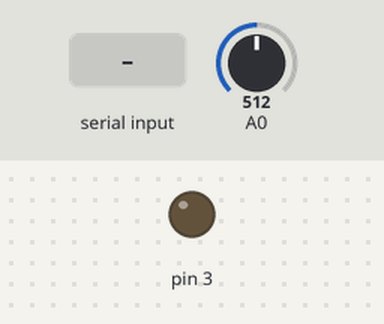
Recording of a sketch running on a simulated Arduino Uno, built with avr-gcc and run on an emulated ATmega328P. Parts: output pins drawn as LEDs (lit = HIGH). Inputs (shaded band) come from the test bench; at power-on: A0 = 512. What the sketch prints to the serial monitor is not drawn.

Above: at 1.2 s.
1.3 s: "1\n" received over Serial
At 1.8 s:
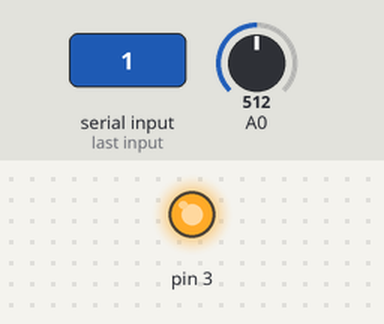
Timing chart, 0 to 4.3 s (numbered marks = the images above; inputs shaded):
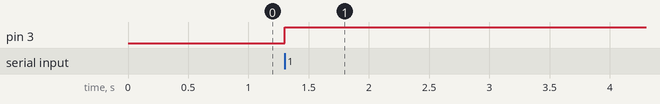

The sketch:

arduino_loopback.ino
```cpp
// (licence header left out)
// arduino_loopback program.

// This program is meant to be paired with the ReliaSolve/Latent program
// test_arduino_latency, available from https://github.com/ReliaSolve/Latent.git

// It prints the analog input from a single analogs as quickly as possible,
// It also lets the program request the setting and clearing of digital output
// pin 3.  By hooking a jumper between the digital output and the analog
// input, you can send a command to change the voltage, then read the voltage
// and see how long it takes to get a change.  This tests the entire pipeline
// through the system, including any delays due to filter on the analog input.

// INPUT: (optional) An ASCII 0 or 1.  A 0
// will cause the digital output to go low (its default state).  A 1 will
// cause it to go high.  There should be no newline after the character.

// OUTPUT: Streaming lines.  Each line consists of:
//   An ASCII analog value from Analog0

//*****************************************************
void setup()
//*****************************************************
{
  // Set the communication speed on the serial port to the fastest we
  // can.
  Serial.begin(115200);

  // Set the timeout on input-string parsing to 1ms, so we
  // don't waste a lot of time waiting for the completion of
  // numbers.
  Serial.setTimeout(1);

  // Set the direction of digital pin 3 to be output, and
  // initialize its value to low.
  pinMode(3, OUTPUT);
  digitalWrite(3, LOW);
}

//*****************************************************
void readAndParseInput()
//*****************************************************
{
  // Nothing to do if no available characters.
  if (Serial.available() == 0) {
    return;
  }

  // Get the number they sent us, so long as we have
  // new ones to get.  For each, set the pin to high if they
  // send a number greater than 0 or low if they send 0 (or
  // something we can't parse).
  while (Serial.available() > 0) {
    char value = Serial.read();
    if (value != '0') {
      digitalWrite(3, HIGH);
    } else {
      digitalWrite(3, LOW);
    }
  }
}

//*****************************************************
void loop()
//*****************************************************
{
  readAndParseInput();
  Serial.print(analogRead(0));
  Serial.print("\n");
} //end loop()
```

Measured:
- after the input at 1.3 s, pin 3: LOW → HIGH at once
